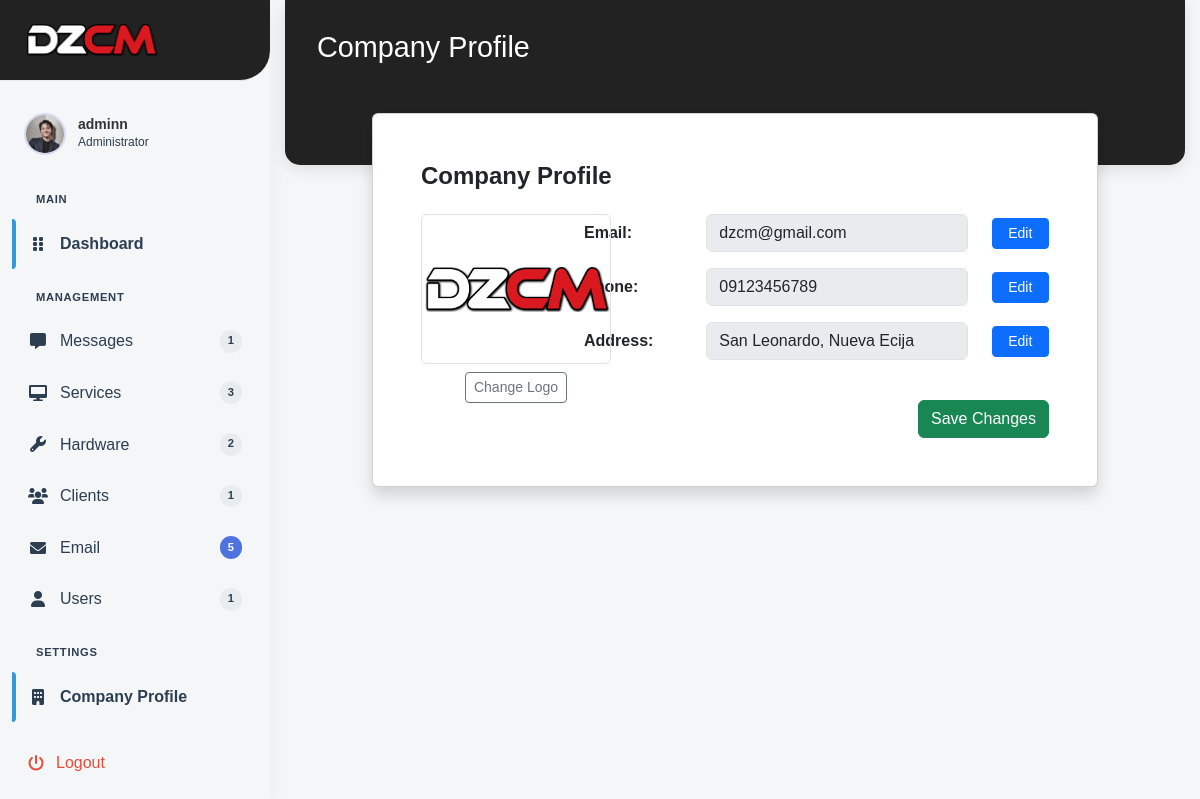
The app's page /Admin/index.php?page=company-profile (signed in) with its own data.
### tables this page shows
CREATE TABLE `company_info` (
  `company_id` int(11) NOT NULL,
  `name` varchar(255) NOT NULL,
  `description` text DEFAULT NULL,
  `logo` varchar(255) DEFAULT NULL,
  `email` varchar(255) DEFAULT NULL,
  `phone` varchar(20) DEFAULT NULL,
  `address` text DEFAULT NULL
);

### Admin/includes/conn.php (called while the page is built)
<?php
function con(){
    $servername = "localhost";
    $username = "root";
    $password = "";
    $myDB = "dezcom";
    $conn = mysqli_connect($servername, $username, $password, $myDB);
    if ($conn->connect_error) {
        echo "Connection failed: " . $conn->connect_error;
    }else{
        return $conn;
    }
}
?>

### Admin/pages/company-profile.php (the view, shortened to what this page needs)
<header class="dashboard-header">
    <div class="container">
        <h1 class="mb-0">Company Profile</h1>
    </div>
</header>
<?php
$sql = "SELECT email, phone, address, company_id, logo FROM company_info WHERE company_id = 1";
$result = con()->query($sql);
$company = $result->fetch_assoc();
$email = $company['email'] ?? 'N/A';
$phone = $company['phone'] ?? 'N/A';
$address = $company['address'] ?? 'N/A';
?>
<div class="container mt-5">
    <div class="row justify-content-center">
        <div class="col-md-10">
            <div class="card shadow p-5">
                <h4 class="mb-4"><strong>Company Profile</strong></h4>
                <form id="companyForm">
                    <div class="row mb-4">
                        <div class="col-md-3 text-center">
                            <div class="position-relative" style="width: 190px; height: 150px;">
                                <img src="includes/uploads/company/<?= $company['logo'] ?? 'default.png'; ?>"
                                    alt="Company Logo"
                                    class="img-fluid rounded border"
                                    style="width: 100%; height: 100%; object-fit: contain;">
                                <button type="button" class="btn btn-outline-secondary btn-sm mt-2"
                                    onclick="document.getElementById('logoInput').click();">Change Logo</button>
                            </div>
                        </div>
                        <div class="col-md-9">
                            <div class="row mb-3 align-items-center">
                                <label for="email" class="col-md-3 col-form-label"><strong>Email:</strong></label>
                                <div class="col-md-7">
                                    <input type="email" class="form-control" name="email" id="email" value="<?= htmlspecialchars($email); ?>" disabled>
                                </div>
                                <div class="col-md-2">
                                    <button type="button" class="btn btn-primary btn-sm w-100" id="editEmailBtn" onclick="toggleEdit('email', 'editEmailBtn')">Edit</button>
                                </div>
                            </div>
                            <div class="row mb-3 align-items-center">
                                <label for="phone" class="col-md-3 col-form-label"><strong>Phone:</strong></label>
                                <div class="col-md-7">
                                    <input type="text" class="form-control" name="phone" id="phone" value="<?= htmlspecialchars($phone); ?>" disabled>
                                </div>
                                <div class="col-md-2">
                                    <button type="button" class="btn btn-primary btn-sm w-100" id="editPhoneBtn" onclick="toggleEdit('phone', 'editPhoneBtn')">Edit</button>
                                </div>
                            </div>
                            <div class="row mb-3 align-items-center">
                                <label for="address" class="col-md-3 col-form-label"><strong>Address:</strong></label>
                                <div class="col-md-7">
                                    <input type="text" class="form-control" name="address" id="address" value="<?= htmlspecialchars($address); ?>" disabled>
                                </div>
                                <div class="col-md-2">
                                    <button type="button" class="btn btn-primary btn-sm w-100" id="editAddressBtn" onclick="toggleEdit('address', 'editAddressBtn')">Edit</button>
                                </div>
                            </div>
                        </div>
                    </div>
                    <div class="text-end">
                        <button id="saveCompanyInfoBtn" type="submit" class="btn btn-success">Save Changes</button>
                    </div>
                </form>
            </div>
        </div>
    </div>
</div>

### Admin/assets/css/dashboard.css (style rules this page uses)
:root { --primary-color: #3498db; --primary-dark: #2980b9; --secondary-color: #2ecc71; --background-color: #f4f6f7; --text-color: #2c3e50; --sidebar-width: 270px; --header-color: #222222; }
* { margin: 0; padding: 0; box-sizing: border-box; }
body, html { height: 100%; overflow-x: hidden; }
body { font-family: "Arial", sans-serif; background-color: var(--background-color); color: var(--text-color); line-height: 1.6; }
.dashboard-header { background: var(--header-color); color: white; padding: 30px 0 100px; margin-bottom: -100px; text-align: left; box-shadow: 0 4px 15px rgba(0, 0, 0, 0.1); border-radius: 0 0 15px 15px; position: relative; z-index: 1; }
.dashboard-header h1 { font-size: 1.8rem; font-weight: 500; margin: 0; padding-left: 20px; }
.container { position: relative; z-index: 2; }
.card { transition: all 0.3s ease; }

### records on screen
company_info: logo (picture), email "dzcm@gmail.com", phone "09123456789", address "San Leonardo, Nueva Ecija"

### other values on screen
$_SESSION['username'] "adminn"
$totalServices "3"
$totalHardware "2"
$totalClients "1"
$totalQuotes "5"
$totalUsers "1"
